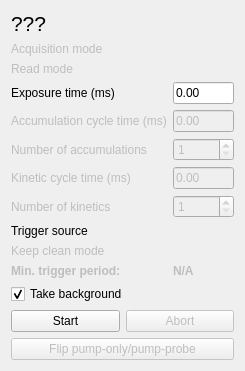
<?xml version="1.0" encoding="UTF-8"?>
<ui version="4.0">
 <class>Form</class>
 <widget class="QWidget" name="Form">
  <property name="geometry">
   <rect>
    <x>0</x>
    <y>0</y>
    <width>233</width>
    <height>353</height>
   </rect>
  </property>
  <property name="windowTitle">
   <string>Acquisition control</string>
  </property>
  <layout class="QVBoxLayout" name="verticalLayout">
   <item>
    <widget class="QLabel" name="nameLabel">
     <property name="font">
      <font>
       <pointsize>16</pointsize>
      </font>
     </property>
     <property name="text">
      <string>???</string>
     </property>
    </widget>
   </item>
   <item>
    <layout class="QFormLayout" name="formLayout">
     <item row="0" column="0">
      <widget class="QLabel" name="label_2">
       <property name="enabled">
        <bool>false</bool>
       </property>
       <property name="text">
        <string>Acquisition mode</string>
       </property>
      </widget>
     </item>
     <item row="1" column="0">
      <widget class="QLabel" name="label_3">
       <property name="enabled">
        <bool>false</bool>
       </property>
       <property name="text">
        <string>Read mode</string>
       </property>
      </widget>
     </item>
     <item row="2" column="0">
      <widget class="QLabel" name="label_4">
       <property name="text">
        <string>Exposure time (ms)</string>
       </property>
      </widget>
     </item>
     <item row="3" column="0">
      <widget class="QLabel" name="label_5">
       <property name="enabled">
        <bool>false</bool>
       </property>
       <property name="text">
        <string>Accumulation cycle time (ms)</string>
       </property>
      </widget>
     </item>
     <item row="5" column="0">
      <widget class="QLabel" name="label_6">
       <property name="enabled">
        <bool>false</bool>
       </property>
       <property name="text">
        <string>Kinetic cycle time (ms)</string>
       </property>
      </widget>
     </item>
     <item row="4" column="0">
      <widget class="QLabel" name="label_7">
       <property name="enabled">
        <bool>false</bool>
       </property>
       <property name="text">
        <string>Number of accumulations</string>
       </property>
      </widget>
     </item>
     <item row="4" column="1">
      <widget class="QSpinBox" name="nAccumsSpinBox">
       <property name="enabled">
        <bool>false</bool>
       </property>
       <property name="minimum">
        <number>1</number>
       </property>
       <property name="maximum">
        <number>10000</number>
       </property>
      </widget>
     </item>
     <item row="6" column="0">
      <widget class="QLabel" name="label_8">
       <property name="enabled">
        <bool>false</bool>
       </property>
       <property name="text">
        <string>Number of kinetics</string>
       </property>
      </widget>
     </item>
     <item row="6" column="1">
      <widget class="QSpinBox" name="nKineticsSpinBox">
       <property name="enabled">
        <bool>false</bool>
       </property>
       <property name="minimum">
        <number>1</number>
       </property>
       <property name="maximum">
        <number>10000</number>
       </property>
      </widget>
     </item>
     <item row="7" column="0">
      <widget class="QLabel" name="label_9">
       <property name="text">
        <string>Trigger source</string>
       </property>
      </widget>
     </item>
     <item row="8" column="0">
      <widget class="QLabel" name="label_10">
       <property name="enabled">
        <bool>false</bool>
       </property>
       <property name="text">
        <string>Keep clean mode</string>
       </property>
      </widget>
     </item>
     <item row="9" column="0">
      <widget class="QLabel" name="label_11">
       <property name="enabled">
        <bool>false</bool>
       </property>
       <property name="font">
        <font>
         <weight>75</weight>
         <bold>true</bold>
        </font>
       </property>
       <property name="text">
        <string>Min. trigger period:</string>
       </property>
      </widget>
     </item>
     <item row="9" column="1">
      <widget class="QLabel" name="minTriggerPeriodLabel">
       <property name="enabled">
        <bool>false</bool>
       </property>
       <property name="font">
        <font>
         <weight>75</weight>
         <bold>true</bold>
        </font>
       </property>
       <property name="text">
        <string>N/A</string>
       </property>
      </widget>
     </item>
     <item row="2" column="1">
      <widget class="QLineEdit" name="exposureTimeLineEdit">
       <property name="text">
        <string>0.00</string>
       </property>
       <property name="placeholderText">
        <string/>
       </property>
      </widget>
     </item>
     <item row="3" column="1">
      <widget class="QLineEdit" name="accumTimeLineEdit">
       <property name="enabled">
        <bool>false</bool>
       </property>
       <property name="text">
        <string>0.00</string>
       </property>
      </widget>
     </item>
     <item row="5" column="1">
      <widget class="QLineEdit" name="kinTimeLineEdit">
       <property name="enabled">
        <bool>false</bool>
       </property>
       <property name="text">
        <string>0.00</string>
       </property>
      </widget>
     </item>
    </layout>
   </item>
   <item>
    <widget class="QCheckBox" name="takeBackgroundCheckBox">
     <property name="text">
      <string>Take background</string>
     </property>
     <property name="checked">
      <bool>true</bool>
     </property>
    </widget>
   </item>
   <item>
    <layout class="QHBoxLayout" name="horizontalLayout">
     <item>
      <widget class="QPushButton" name="startButton">
       <property name="text">
        <string>Start</string>
       </property>
      </widget>
     </item>
     <item>
      <widget class="QPushButton" name="abortButton">
       <property name="enabled">
        <bool>false</bool>
       </property>
       <property name="text">
        <string>Abort</string>
       </property>
      </widget>
     </item>
    </layout>
   </item>
   <item>
    <widget class="QPushButton" name="flipPumpOnlyPumpProbeButton">
     <property name="enabled">
      <bool>false</bool>
     </property>
     <property name="text">
      <string>Flip pump-only/pump-probe</string>
     </property>
    </widget>
   </item>
  </layout>
 </widget>
 <resources/>
 <connections/>
</ui>
